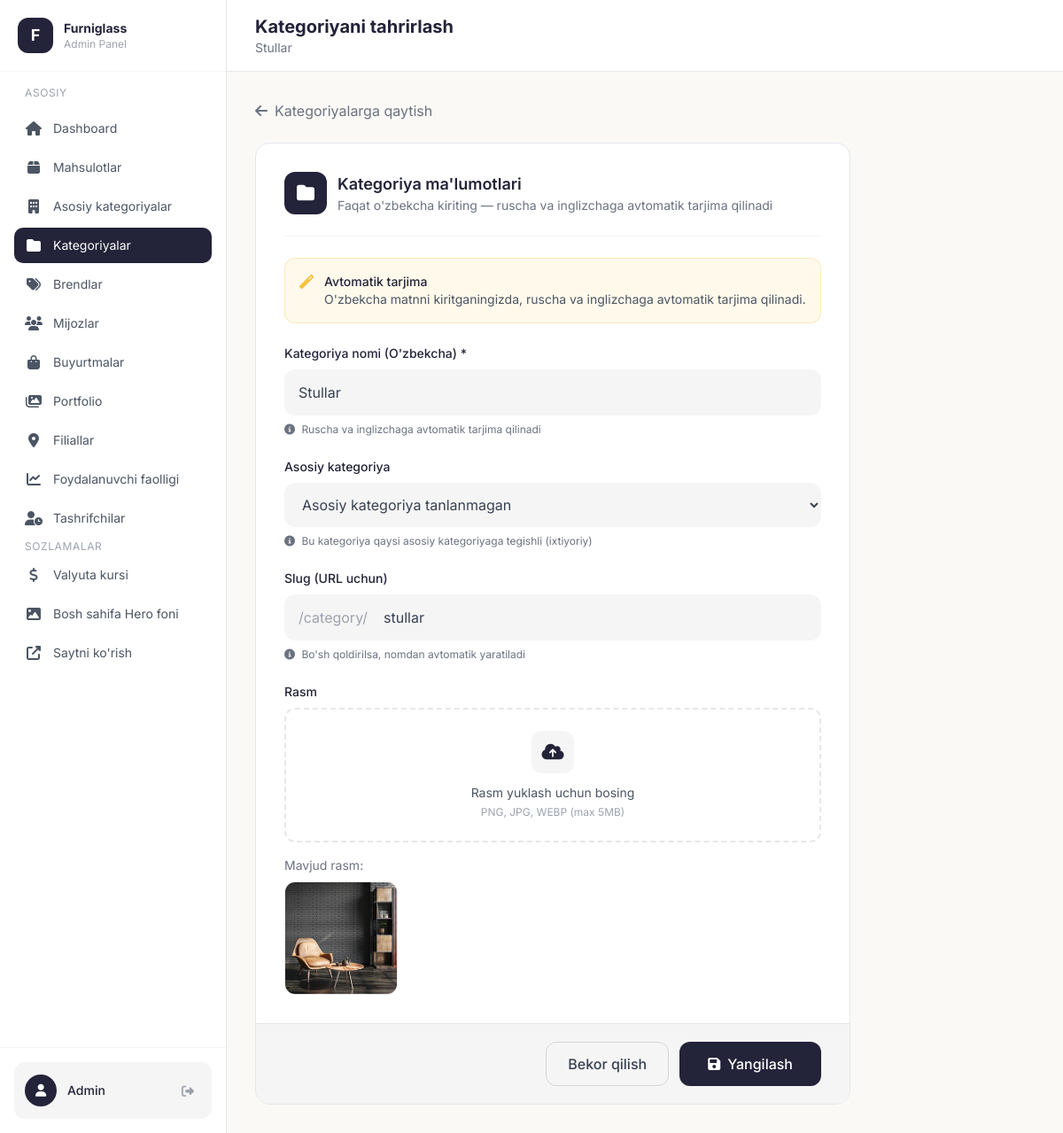
The app's page /admin/category/3/edit (signed in) with its own data.
### models.py (models this page shows, shortened)
class Category(db.Model):
    id = db.Column(db.Integer, primary_key=True)
    name = db.Column(db.String(100), nullable=False)
    name_uz = db.Column(db.String(100), nullable=False)
    name_ru = db.Column(db.String(100))  # Avtomatik tarjima
    name_en = db.Column(db.String(100))  # Avtomatik tarjima
    slug = db.Column(db.String(100), unique=True, nullable=False)
    image = db.Column(db.String(200))
    main_category_id = db.Column(db.Integer, db.ForeignKey('main_category.id'), nullable=True)
    products = db.relationship('Product', backref='category', lazy=True)

### app.py (the view, shortened to what this page needs)
@app.route('/admin/category/<int:category_id>/edit', methods=['GET', 'POST'])
@login_required
def admin_category_edit(category_id):
    category = Category.query.get_or_404(category_id)
    main_categories = MainCategory.query.all()
    return render_template('admin/category_form.html', category=category, main_categories=main_categories)

### app.py (called while the page is built, shortened)
@login_manager.user_loader
def load_user(user_id):
    return Admin.query.get(int(user_id))

def get_exchange_rate() -> float:
    ttl = int(os.environ.get("EXCHANGE_RATE_CACHE_SECONDS", "120"))
    now = time.monotonic()
    if (
        ttl > 0
        and _EXCHANGE_RATE_CACHE["value"] is not None
        and now < _EXCHANGE_RATE_CACHE["expires_mono"]
    ):
        return _EXCHANGE_RATE_CACHE["value"]

@app.before_request
def track_user_activity():
    if request.path.startswith('/admin') or request.path.startswith('/static') or request.path.startswith('/uploads'):
        return

def get_cart():
    if 'cart' not in session:
        session['cart'] = []
    return session['cart']

def get_cart_count():
    cart = get_cart()
    return sum(item['quantity'] for item in cart)

@app.context_processor
def cart_context():
    return {'cart_count': get_cart_count()}

@app.context_processor
def currency_context():
    try:
        rate = get_exchange_rate()
    except Exception:
        rate = 12000.0
    return {'usd_rate': rate}

def get_locale():
    return session.get('lang', DEFAULT_LANGUAGE)

@app.context_processor
def language_context():
    current_lang = get_locale()
    def translate(key_path):
        """Template helper for translations"""
        return get_translation(key_path, current_lang)
    return {
        'lang': current_lang,
        'languages': SUPPORTED_LANGUAGES,
        't': translate,
        'T': TRANSLATIONS
    }

### templates/admin/category_form.html (shortened to what this page needs)
{% extends "admin/base.html" %}
{% block page_title %}{% if category %}Kategoriyani tahrirlash{% else %}Yangi kategoriya{% endif %}{% endblock %}
{% block page_subtitle %}{% if category %}{{ category.name_uz }}{% else %}Yangi kategoriya qo'shish{% endif %}{% endblock %}
{% block content %}
<a href="/admin/categories" class="inline-flex items-center gap-2 text-gray-500 hover:text-[#232339] mb-6 transition">
    <i class="fas fa-arrow-left"></i>
    <span>Kategoriyalarga qaytish</span>
</a>
<div class="max-w-2xl">
    <div class="bg-white rounded-2xl border border-gray-200 overflow-hidden">
        <form method="POST" enctype="multipart/form-data">
            <div class="p-6 lg:p-8 space-y-6">
                <div class="flex items-center gap-3 pb-6 border-b border-gray-100">
                    <div class="w-12 h-12 bg-[#232339] rounded-xl flex items-center justify-center">
                        <i class="fas fa-folder text-white text-xl"></i>
                    </div>
                    <div>
                        <h3 class="font-semibold text-[#232339] text-lg">Kategoriya ma'lumotlari</h3>
                        <p class="text-sm text-gray-500">Faqat o'zbekcha kiriting — ruscha va inglizchaga avtomatik tarjima qilinadi</p>
                    </div>
                </div>
                <div class="bg-[#F5C242]/10 border border-[#F5C242]/30 rounded-xl p-4 flex items-start gap-3">
                    <i class="fas fa-magic text-[#F5C242] mt-0.5"></i>
                    <div>
                        <p class="text-sm font-medium text-[#232339]">Avtomatik tarjima</p>
                        <p class="text-sm text-gray-600">O'zbekcha matnni kiritganingizda, ruscha va inglizchaga avtomatik tarjima qilinadi.</p>
                    </div>
                </div>
                <div>
                    <label class="block text-sm font-medium text-[#232339] mb-2">Kategoriya nomi (O'zbekcha) *</label>
                    <input type="text" name="name_uz" value="{{ category.name_uz if category else '' }}" required
                        class="w-full bg-[#F5F5F5] border-0 rounded-xl px-4 py-3.5 text-gray-700 focus:ring-2 focus:ring-[#232339] outline-none transition"
                        placeholder="Masalan: Shkaflar">
                    <p class="text-xs text-gray-500 mt-2">
                        <i class="fas fa-info-circle mr-1"></i>
                        Ruscha va inglizchaga avtomatik tarjima qilinadi
                    </p>
                </div>
                <div>
                    <label class="block text-sm font-medium text-[#232339] mb-2">Asosiy kategoriya</label>
                    <select name="main_category_id"
                        class="w-full bg-[#F5F5F5] border-0 rounded-xl px-4 py-3.5 text-gray-700 focus:ring-2 focus:ring-[#232339] outline-none transition">
                        <option value="">Asosiy kategoriya tanlanmagan</option>
                    </select>
                    <p class="text-xs text-gray-500 mt-2">
                        <i class="fas fa-info-circle mr-1"></i>
                        Bu kategoriya qaysi asosiy kategoriyaga tegishli (ixtiyoriy)
                    </p>
                </div>
                <div>
                    <label class="block text-sm font-medium text-[#232339] mb-2">Slug (URL uchun)</label>
                    <div class="relative">
                        <span class="absolute left-4 top-1/2 -translate-y-1/2 text-gray-400">/category/</span>
                        <input type="text" name="slug" value="{{ category.slug if category else '' }}"
                            class="w-full bg-[#F5F5F5] border-0 rounded-xl pl-28 pr-4 py-3.5 text-gray-700 focus:ring-2 focus:ring-[#232339] outline-none transition"
                            placeholder="shkaflar">
                    </div>
                    <p class="text-xs text-gray-500 mt-2">
                        <i class="fas fa-info-circle mr-1"></i>
                        Bo'sh qoldirilsa, nomdan avtomatik yaratiladi
                    </p>
                </div>
                <div>
                    <label class="block text-sm font-medium text-[#232339] mb-2">Rasm</label>
                    <div class="border-2 border-dashed border-gray-200 rounded-xl p-6 text-center hover:border-[#232339] transition cursor-pointer" onclick="document.getElementById('image-input').click()">
                        <div id="upload-placeholder">
                            <div class="w-12 h-12 bg-[#F5F5F5] rounded-xl flex items-center justify-center mx-auto mb-3">
                                <i class="fas fa-cloud-upload-alt text-[#232339] text-xl"></i>
                            </div>
                            <p class="text-sm text-gray-600 mb-1">Rasm yuklash uchun bosing</p>
                            <p class="text-xs text-gray-400">PNG, JPG, WEBP (max 5MB)</p>
                        </div>
                    </div>
                    {% if category and category.image %}
                    <div class="mt-4">
                        <p class="text-sm text-gray-500 mb-2">Mavjud rasm:</p>
                        <div class="w-32 h-32 rounded-xl overflow-hidden border border-gray-200">
                            <img src="/uploads/{{ category.image }}" alt="{{ category.name_uz }}" class="w-full h-full object-cover">
                        </div>
                    </div>
                    {% endif %}
                </div>
            </div>
            <div class="px-6 lg:px-8 py-5 bg-[#F5F5F5] border-t border-gray-200 flex flex-col sm:flex-row gap-3 sm:justify-end">
                <a href="/admin/categories" class="px-6 py-3 rounded-xl border border-gray-300 text-gray-700 font-medium hover:bg-white transition text-center">
                    Bekor qilish
                </a>
                <button type="submit" class="px-8 py-3 rounded-xl bg-[#232339] hover:bg-black text-white font-medium transition flex items-center justify-center gap-2">
                    <i class="fas fa-save"></i>
                    {% if category %}Yangilash{% else %}Qo'shish{% endif %}
                </button>
            </div>
        </form>
    </div>
</div>
{% endblock %}

### templates/admin/base.html (style rules this page uses)
body { font-family: 'Inter', sans-serif; }
:root { --color-primary: #232339; --color-accent: #F5C242; }

### records on screen
Category: name_uz "Stullar", slug "stullar", image (picture)
